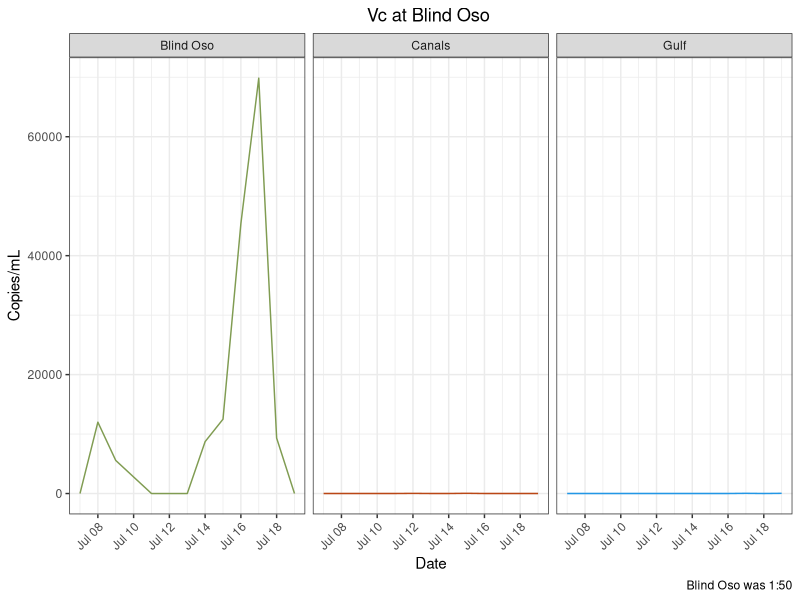
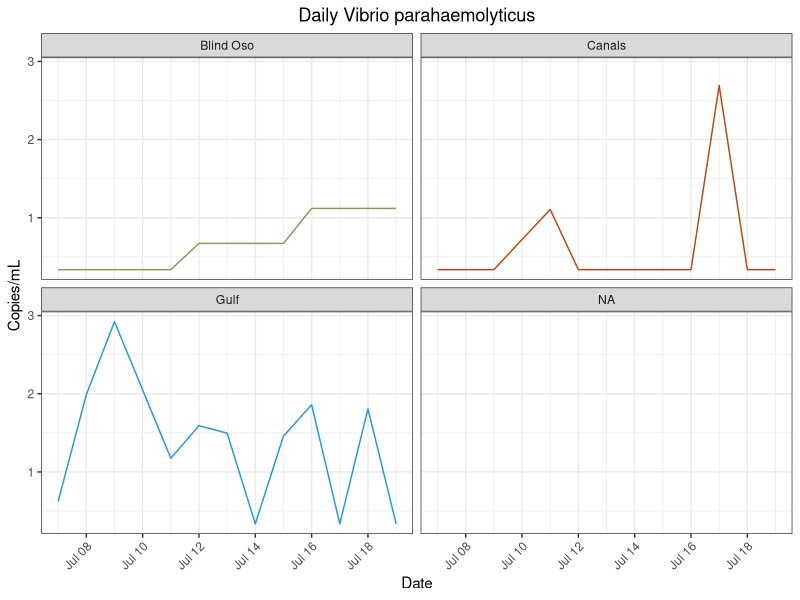
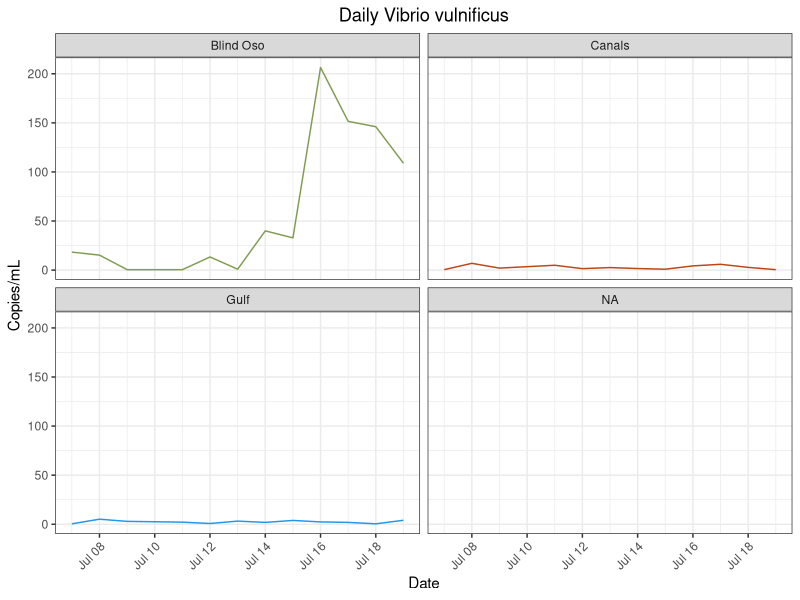
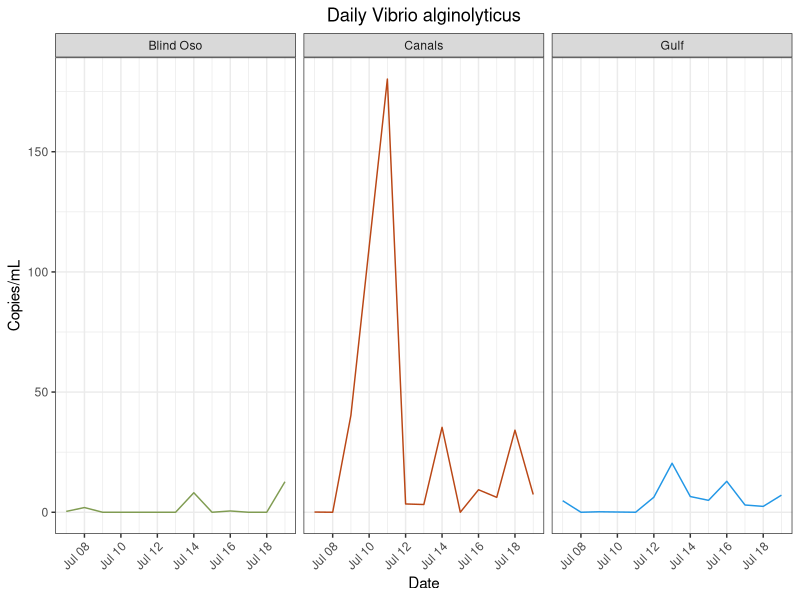
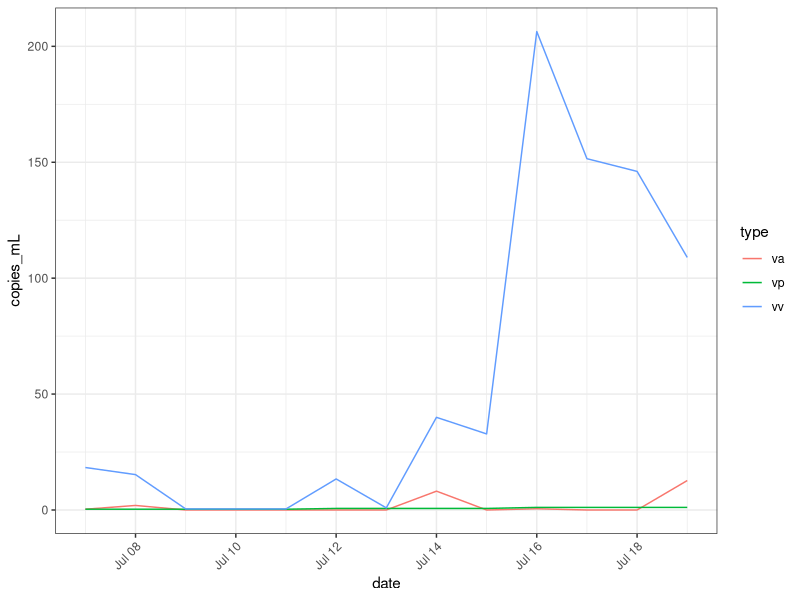
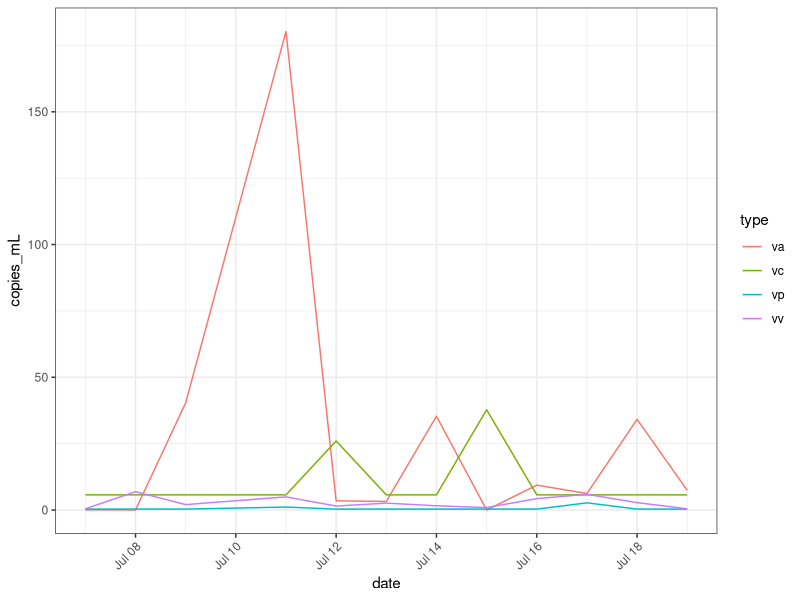
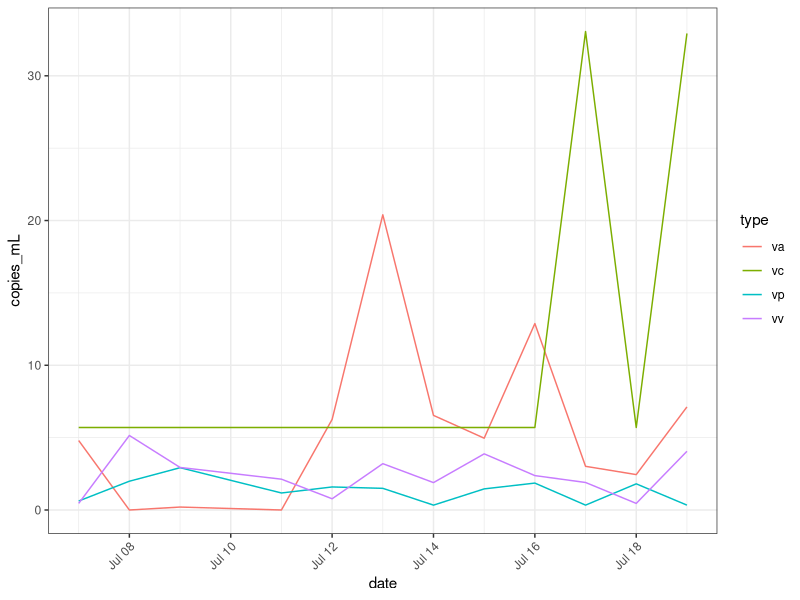
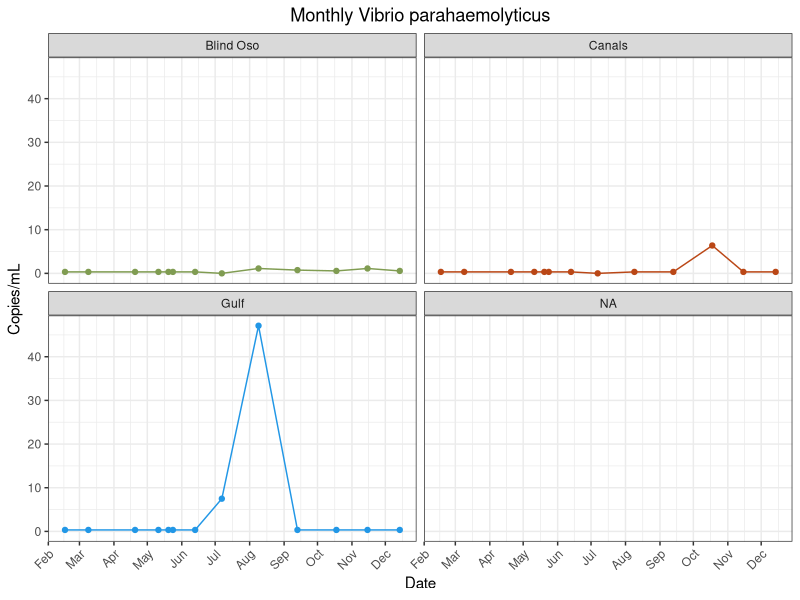

These charts were generated, in order, by the following R code:
## ---- chunk 1
library(here)
library(tidyverse)
library(lubridate)
library(ggpubr) #Stacking Plots
## ---- chunk 2
vp<- read_csv(here("data", "processed_data","vp_clean_copies.csv"))
vp_m<- read_csv(here("data", "processed_data","vp_mon_clean_copies.csv")) 

vv<- read_csv(here("data", "processed_data","vv_clean_copies_redo.csv")) #Trial two is best. Other trials exist too. 
vv_m<- read_csv(here("data", "processed_data","vv_clean_copies_mon.csv"))

vc<- read_csv(here("data", "processed_data", "vc_clean_copies_daily.csv")) #Daily
vc_m<- read_csv(here("data", "processed_data", "vc_clean_copies_mon.csv"))#Monthly
vc_bo<- read_csv(here("data", "processed_data","vc_clean_copies_dail_1_50.csv")) #Ran 1:50. with 5 reps (run with 2 reps + run with 3 reps)
vc_bo_50<- read_csv(here("data", "processed_data","vc_clean_copies_daily_1_50_2reps.csv"))#Just reps 4 and 5 to compare. This looks fine, but I removed the code so as to clean up this script.

va<- read_csv(here("data", "processed_data", "va_clean_copies_daily.csv"))
va_m<-  read_csv(here("data", "processed_data", "va_clean_copies_monthly.csv"))
## ---- chunk 3
vv<- vv %>%
  mutate(site = recode(site, "BO" = "Blind Oso")) %>%
  mutate(site = recode(site, "C2" = "Canals")) %>%
  mutate(site = recode(site, "RD" = "Gulf"))

vp<- vp %>%
  mutate(site = recode(site, "BO" = "Blind Oso")) %>%
  mutate(site = recode(site, "C2" = "Canals")) %>%
  mutate(site = recode(site, "RD" = "Gulf"))

vc<- vc %>%
  mutate(site = recode(site, "BO" = "Blind Oso")) %>%
  mutate(site = recode(site, "C2" = "Canals")) %>%
  mutate(site = recode(site, "RD" = "Gulf"))
vc_bo<- vc_bo %>%
  mutate(site = recode(site, "BO" = "Blind Oso")) %>%
  mutate(site = recode(site, "C2" = "Canals")) %>%
  mutate(site = recode(site, "RD" = "Gulf"))
vc_bo_50<- vc_bo_50 %>%
  mutate(site = recode(site, "BO" = "Blind Oso")) %>%
  mutate(site = recode(site, "C2" = "Canals")) %>%
  mutate(site = recode(site, "RD" = "Gulf"))

va<- va %>%
  mutate(site = recode(site, "BO" = "Blind Oso")) %>%
  mutate(site = recode(site, "C2" = "Canals")) %>%
  mutate(site = recode(site, "RD" = "Gulf"))
## ---- chunk 4
vc<- 
  vc %>%
  filter(!site %in% "Blind Oso")  #Gets rid of old BO 
  
vc_d<- rbind(vc, vc_bo) #Adds new BO to C2 and RD
## ---- chunk 5
#Vp Mon
vp_m<- vp_m %>%
  select(!...1) 
jul_bo = data.frame(date = as.Date("2022-07-07"), copies_mL=0, site = "BO")
jul_c2 = data.frame(date = as.Date("2022-07-07"), copies_mL=0, site = "C2")
jul_rd = data.frame(date = as.Date("2022-07-07"), copies_mL=7.49310194, site = "RD")
vp_m = rbind(jul_bo, jul_c2, jul_rd, vp_m) %>%
  mutate(site = recode(site, "BO" = "Blind Oso")) %>%
  mutate(site = recode(site, "C2" = "Canals")) %>%
  mutate(site = recode(site, "RD" = "Gulf"))
                     

#Vv Mon
vv_m<- vv_m %>%
  select(!...1) 
jul_bo = data.frame(date = as.Date("2022-07-07"), copies_mL=0, site = "BO")
jul_c2 = data.frame(date = as.Date("2022-07-07"), copies_mL=0, site = "C2")
jul_rd = data.frame(date = as.Date("2022-07-07"), copies_mL=7.49310194, site = "RD")
vv_m = rbind(jul_bo, jul_c2, jul_rd, vv_m)%>%
  mutate(site = recode(site, "BO" = "Blind Oso")) %>%
  mutate(site = recode(site, "C2" = "Canals")) %>%
  mutate(site = recode(site, "RD" = "Gulf"))

vc_m<- vc_m %>%
  select(!...1) 
  jul_bo = data.frame(date = as.Date("2022-07-07"), copies_mL=263.208407, site = "BO")
  jul_c2 = data.frame(date = as.Date("2022-07-07"), copies_mL=0, site = "C2")
  jul_rd = data.frame(date = as.Date("2022-07-07"), copies_mL=0, site = "RD")
  vc_m = rbind(jul_bo, jul_c2, jul_rd, vc_m)%>%
    mutate(site = recode(site, "BO" = "Blind Oso")) %>%
    mutate(site = recode(site, "C2" = "Canals")) %>%
    mutate(site = recode(site, "RD" = "Gulf"))
  
 va_m<- va_m %>%
  select(!...1) 
  jul_bo = data.frame(date = as.Date("2022-07-07"), copies_mL=0, site = "BO")
  jul_c2 = data.frame(date = as.Date("2022-07-07"), copies_mL=5.494766, site = "C2")
  jul_rd = data.frame(date = as.Date("2022-07-07"), copies_mL=0, site = "RD")
  va_m = rbind(jul_bo, jul_c2, jul_rd, va_m)%>%
    mutate(site = recode(site, "BO" = "Blind Oso")) %>%
    mutate(site = recode(site, "C2" = "Canals")) %>%
    mutate(site = recode(site, "RD" = "Gulf")) 
## ---- chunk 6
png(file = here("results", "plots", "species_specific", "vp_daily.png"))
 vp %>%
  ggplot() + geom_line(
    aes(x = date,
        y = copies_mL,
        color = site))+ 
  facet_wrap(~site)  +
  labs(x = "Date",
       y = "Copies/mL",
       title = "Daily Vibrio parahaemolyticus")+
  theme_bw()+
  theme(
    plot.title = element_text(hjust = 0.5),
    axis.text.x = element_text(hjust = 1, angle = 45),
    legend.position = "none")+
  scale_color_manual(values = c("Blind Oso" = "#809C52",
                                "Canals" = "#ba4716",
                                "Gulf" = "4c848c"))
dev.off()

## ---- chunk 7
png(file = here("results", "plots", "species_specific", "vv_daily.png"))

vv %>%
  #filter(!site %in% "Blind Oso") %>%
  ggplot() + geom_line(
    aes(x = date,
        y = copies_mL,
        color = site))+ 
  facet_wrap(~site)  +
  labs(x = "Date",
       y = "Copies/mL",
       title = "Daily Vibrio vulnificus")+
  theme_bw()+
  theme(
    plot.title = element_text(hjust = 0.5),
    axis.text.x = element_text(hjust = 1, angle = 45),
    legend.position = "none")+ 
  scale_color_manual(values = c("Blind Oso" = "#809C52",
                                "Canals" = "#ba4716",
                                "Gulf" = "4c848c"))
dev.off()

## ---- chunk 8
vc_d %>%
#filter(!site %in% "Blind Oso") %>%
  ggplot() + geom_line(
    aes(x = date,
        y = copies_mL,
        color = site))+ 
  facet_wrap(~site)  +
  labs(x = "Date",
       y = "Copies/mL",
       title = "Vc at Blind Oso ",
       caption = "Blind Oso was 1:50")+
  theme_bw()+
  theme(
    plot.title = element_text(hjust = 0.5),
    axis.text.x = element_text(hjust = 1, angle = 45),
    legend.position = "none")+ 
  scale_color_manual(values = c("Blind Oso" = "#809C52", #5 replicates
                                "Canals" = "#ba4716",#3
                                "Gulf" = "4c848c"))#3
## ---- chunk 9
png(file = here("results", "plots", "species_specific", "va_daily.png"))

va %>%
 #filter(!site %in% "Blind Oso") %>%
  ggplot() + geom_line(
    aes(x = date,
        y = copies_mL,
        color = site))+ 
  facet_wrap(~site)  +
  labs(x = "Date",
       y = "Copies/mL",
       title = "Daily Vibrio alginolyticus")+
  theme_bw()+
  theme(
    plot.title = element_text(hjust = 0.5),
    axis.text.x = element_text(hjust = 1, angle = 45),
    legend.position = "none")+ 
  scale_color_manual(values = c("Blind Oso" = "#809C52",
                                "Canals" = "#ba4716",
                                "Gulf" = "4c848c"))
dev.off()

## ---- chunk 10
#Make new columns with species 
type = "vc"
vc1<- cbind(vc, type)

type = "vv"
vv1<- cbind(vv, type)

type = "vp"
vp1<- cbind(vp, type)

type = "va"
va1<- cbind(va,type)

#Combine datasets
master<- rbind(vc1,vp1,vv1, va1)
## ---- chunk 11
png(file = here("results", "plots", "species_specific", "bo_daily.png"))

 master %>%
  filter(site %in% "Blind Oso")%>%
  ggplot() + geom_line(
    aes(
      x = date,
      y = copies_mL,
      color = type))+ 
  theme_bw()+
  theme(
    axis.text.x = element_text(hjust = 1, angle = 45))

dev.off()

## ---- chunk 12
png(file = here("results", "plots", "species_specific", "c2_daily.png"))

master %>%
  filter(site %in% "Canals")%>%
  ggplot() + geom_line(
    aes(
      x = date,
      y = copies_mL,
      color = type))+ 
  theme_bw()+
  theme(
    axis.text.x = element_text(hjust = 1, angle = 45))

dev.off()

## ---- chunk 13
png(file = here("results", "plots", "species_specific", "rd_daily.png"))

master %>%
  filter(site %in% "Gulf")%>%
  ggplot() + geom_line(
    aes(
      x = date,
      y = copies_mL,
      color = type))+ 
  theme_bw()+
  theme(
    axis.text.x = element_text(hjust = 1, angle = 45))

dev.off()

## ---- chunk 14
png(file = here("results", "plots", "species_specific", "vp_mon.png"))

vp_m %>%
ggplot() + geom_line(
    aes(x = date,
        y = copies_mL,
        color = site))+ 
  geom_point(
     aes(x = date,
        y = copies_mL,
        color = site))+
  facet_wrap(~site)  +
  labs(x = "Date",
       y = "Copies/mL",
       title = "Monthly Vibrio parahaemolyticus")+
  theme_bw()+
  theme(
    plot.title = element_text(hjust = 0.5),
    axis.text.x = element_text(hjust = 1, angle = 45),
    legend.position = "none")+
  scale_color_manual(values = c("Blind Oso" = "#809C52",
                                "Canals" = "#ba4716",
                                "Gulf" = "4c848c"))+
  scale_x_date(date_breaks = "1 month", date_labels = "%b")

dev.off()

## ---- chunk 15
png(file = here("results", "plots", "species_specific", "vv_mon.png"))
 vv_m %>%
  filter(!site %in% c("E3", "NT")) %>%
 ggplot() + geom_line(
    aes(x = date,
        y = copies_mL,
        color = site))+ 
  geom_point(
     aes(x = date,
        y = copies_mL,
        color = site))+
  facet_wrap(~site)  +
  labs(x = "Date",
       y = "Copies/mL",
       title = "Monthly Vibrio vulnificus")+
  theme_bw()+
  theme(
    plot.title = element_text(hjust = 0.5),
    axis.text.x = element_text(hjust = 1, angle = 45),
    legend.position = "none")+
  scale_color_manual(values = c("Blind Oso" = "#809C52",
                                "Canals" = "#ba4716",
                                "Gulf" = "4c848c"))+
  scale_x_date(date_breaks = "1 month", date_labels = "%b")
dev.off()

## ---- chunk 16
png(file = here("results", "plots", "species_specific", "vc_mon.png"))
vc_m %>%
  #filter(!site %in% "Blind Oso") %>%
 ggplot() + geom_line(
    aes(x = date,
        y = copies_mL,
        color = site))+ 
  geom_point(
     aes(x = date,
        y = copies_mL,
        color = site))+
  facet_wrap(~site)  +
  labs(x = "Date",
       y = "Copies/mL",
       title = "Monthly Vibrio cholerae")+
  theme_bw()+
  theme(
    plot.title = element_text(hjust = 0.5),
    axis.text.x = element_text(hjust = 1, angle = 45),
    legend.position = "none")+
  scale_color_manual(values = c("Blind Oso" = "#809C52",
                                "Canals" = "#ba4716",
                                "Gulf" = "4c848c"))+
  scale_x_date(date_breaks = "1 month", date_labels = "%b")
dev.off()

## ---- chunk 17
png(file = here("results", "plots", "species_specific", "va_mon.png"))
va_m %>%
  #filter(!site %in% "Blind Oso") %>%
 ggplot() + geom_line(
    aes(x = date,
        y = copies_mL,
        color = site))+ 
  geom_point(
     aes(x = date,
        y = copies_mL,
        color = site))+
  facet_wrap(~site)  +
  labs(x = "Date",
       y = "Copies/mL",
       title = "Monthly Vibrio alginolyticus")+
  theme_bw()+
  theme(
    plot.title = element_text(hjust = 0.5),
    axis.text.x = element_text(hjust = 1, angle = 45),
    legend.position = "none")+
  scale_color_manual(values = c("Blind Oso" = "#809C52",
                                "Canals" = "#ba4716",
                                "Gulf" = "4c848c"))+
  scale_x_date(date_breaks = "1 month", date_labels = "%b")
dev.off()
